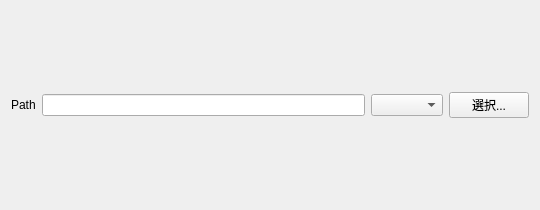
<?xml version="1.0" encoding="UTF-8"?>
<ui version="4.0">
 <class>PickerWidget</class>
 <widget class="QWidget" name="PickerWidget">
  <property name="geometry">
   <rect>
    <x>0</x>
    <y>0</y>
    <width>540</width>
    <height>210</height>
   </rect>
  </property>
  <property name="minimumSize">
   <size>
    <width>80</width>
    <height>0</height>
   </size>
  </property>
  <property name="acceptDrops">
   <bool>true</bool>
  </property>
  <property name="windowTitle">
   <string>Form</string>
  </property>
  <layout class="QHBoxLayout" name="horizontalLayout">
   <item>
    <widget class="QLabel" name="labelPicker">
     <property name="text">
      <string>Path</string>
     </property>
    </widget>
   </item>
   <item>
    <widget class="QLineEdit" name="lineEditPicker">
     <property name="sizePolicy">
      <sizepolicy hsizetype="Expanding" vsizetype="Fixed">
       <horstretch>1</horstretch>
       <verstretch>0</verstretch>
      </sizepolicy>
     </property>
    </widget>
   </item>
   <item>
    <widget class="QComboBox" name="comboBoxHistory"/>
   </item>
   <item>
    <widget class="QPushButton" name="pushButtonPicker">
     <property name="text">
      <string>選択...</string>
     </property>
    </widget>
   </item>
  </layout>
 </widget>
 <resources/>
 <connections/>
 <slots>
  <slot>toggle_history_visibility()</slot>
 </slots>
</ui>
